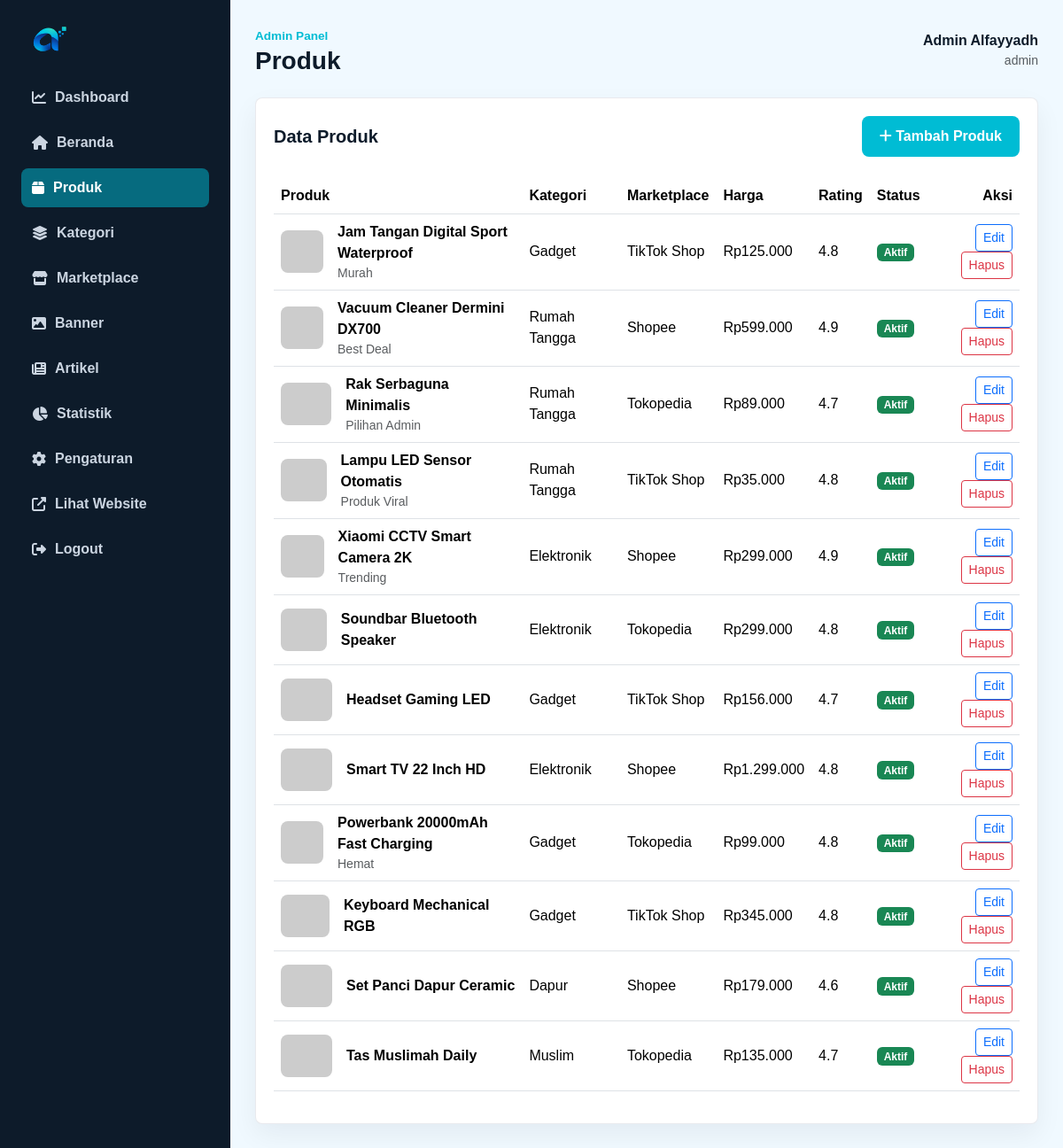
/admin/products.php (signed in), run on the app's committed database.
### tables this page shows
CREATE TABLE products (
    id INT AUTO_INCREMENT PRIMARY KEY,
    nama_produk VARCHAR(180) NOT NULL,
    kategori_id INT NULL,
    deskripsi TEXT NOT NULL,
    harga INT NOT NULL DEFAULT 0,
    gambar VARCHAR(255) NULL,
    rating DECIMAL(2,1) NOT NULL DEFAULT 0,
    review_count INT NOT NULL DEFAULT 0,
    marketplace VARCHAR(100) NOT NULL,
    link_affiliate VARCHAR(255) NOT NULL,
    status ENUM('aktif', 'draft') NOT NULL DEFAULT 'aktif',
    is_trending TINYINT(1) NOT NULL DEFAULT 0,
    is_viral TINYINT(1) NOT NULL DEFAULT 0,
    badge VARCHAR(60) NULL,
    spesifikasi TEXT NULL,
    kelebihan TEXT NULL,
    kekurangan TEXT NULL,
    created_at DATETIME NOT NULL DEFAULT CURRENT_TIMESTAMP,
    CONSTRAINT fk_products_category FOREIGN KEY (kategori_id) REFERENCES categories(id) ON DELETE SET NULL
);

CREATE TABLE categories (
    id INT AUTO_INCREMENT PRIMARY KEY,
    nama_kategori VARCHAR(100) NOT NULL,
    icon VARCHAR(100) NOT NULL
);

### includes/config.php (called while the page is built, shortened)
<?php
function app_url($path = '') {
    return BASE_URL . ltrim($path, '/');
}

### includes/db.php (called while the page is built)
<?php
require_once __DIR__ . '/config.php';
function db()
{
    static $pdo = null;
    if ($pdo instanceof PDO) {
        return $pdo;
    }
    $dsn = 'mysql:host=' . DB_HOST . ';dbname=' . DB_NAME . ';charset=' . DB_CHARSET;
    try {
        $pdo = new PDO($dsn, DB_USER, DB_PASS, [
            PDO::ATTR_ERRMODE => PDO::ERRMODE_EXCEPTION,
            PDO::ATTR_DEFAULT_FETCH_MODE => PDO::FETCH_ASSOC,
            PDO::ATTR_EMULATE_PREPARES => false,
        ]);
    } catch (PDOException $exception) {
        http_response_code(500);
        echo '<!doctype html><html lang="id"><head><meta charset="utf-8">';
        echo '<title>Koneksi database gagal</title>';
        echo '<link href="https://cdn.jsdelivr.net/npm/bootstrap@5.3.3/dist/css/bootstrap.min.css" rel="stylesheet">';
        echo '</head><body class="bg-light"><main class="container py-5">';
        echo '<div class="alert alert-danger shadow-sm"><h1 class="h4">Koneksi database gagal</h1>';
        echo '<p>Pastikan database <strong>alfayyadh_db</strong> sudah dibuat dan file SQL sudah di-import melalui phpMyAdmin.</p>';
        echo '<p class="mb-0 small text-muted">Detail: ' . htmlspecialchars($exception->getMessage(), ENT_QUOTES, 'UTF-8') . '</p></div>';
        echo '</main></body></html>';
        exit;
    }
    return $pdo;
}

### admin/products.php (the view, shortened to what this page needs)
<?php
$categories = get_categories();
$marketplaces = get_marketplaces();
$action = isset($_GET['action']) ? $_GET['action'] : 'list';
$product = null;
$offersByMarket = [];
require_once __DIR__ . '/includes/header.php';
?>
<?php if ($action === 'add' || $action === 'edit') : ?>
    <?php
    $field = function ($key, $default = '') use ($product) {
        return $product && isset($product[$key]) ? $product[$key] : $default;
    };
    ?>
    <form class="admin-card" method="post">
        <input type="hidden" name="id" value="<?= e($field('id', 0)) ?>">
        <div class="d-flex justify-content-between align-items-center mb-4">
            <h2 class="h5 fw-bold mb-0"><?= $product ? 'Edit Produk' : 'Tambah Produk' ?></h2>
            <a class="btn btn-outline-secondary" href="<?= e(app_url('admin/products.php')) ?>">Kembali</a>
        </div>
        <div class="row g-4">
            <div class="col-lg-7">
                <div class="mb-3">
                    <label class="form-label fw-bold" for="nama_produk">Nama Produk</label>
                    <input id="nama_produk" class="form-control" name="nama_produk" value="<?= e($field('nama_produk')) ?>" required>
                </div>
                <div class="row g-3">
                    <div class="col-md-6">
                        <label class="form-label fw-bold" for="kategori_id">Kategori</label>
                        <select id="kategori_id" class="form-select" name="kategori_id" required>
                            <?php foreach ($categories as $category) : ?>
                                <option value="<?= (int) $category['id'] ?>" <?= (int) $field('kategori_id') === (int) $category['id'] ? 'selected' : '' ?>>
                                    <?= e($category['nama_kategori']) ?>
                                </option>
                            <?php endforeach; ?>
                        </select>
                    </div>
                    <div class="col-md-6">
                        <label class="form-label fw-bold" for="gambar">Gambar Produk</label>
                        <?php require_once __DIR__ . '/includes/media-field.php'; echo media_field('gambar','gambar',$field('gambar'),'products','assets/uploads/products/foto.jpg'); ?>
                    </div>
                    <div class="col-md-4">
                        <label class="form-label fw-bold" for="harga">Harga Utama</label>
                        <input id="harga" class="form-control" name="harga" value="<?= e($field('harga')) ?>" required>
                    </div>
                    <div class="col-md-4">
                        <label class="form-label fw-bold" for="rating">Rating</label>
                        <input id="rating" class="form-control" type="number" step="0.1" min="0" max="5" name="rating" value="<?= e($field('rating', '4.8')) ?>">
                    </div>
                    <div class="col-md-4">
                        <label class="form-label fw-bold" for="review_count">Jumlah Review</label>
                        <input id="review_count" class="form-control" type="number" name="review_count" value="<?= e($field('review_count', '0')) ?>">
                    </div>
                </div>
                <div class="mb-3 mt-3">
                    <label class="form-label fw-bold" for="deskripsi">Deskripsi</label>
                    <textarea id="deskripsi" class="form-control" name="deskripsi" rows="5" required><?= e($field('deskripsi')) ?></textarea>
                </div>
                <div class="row g-3">
                    <div class="col-md-4">
                        <label class="form-label fw-bold" for="spesifikasi">Spesifikasi</label>
                        <textarea id="spesifikasi" class="form-control" name="spesifikasi" rows="5" placeholder="Satu poin per baris"><?= e($field('spesifikasi')) ?></textarea>
                    </div>
                    <div class="col-md-4">
                        <label class="form-label fw-bold" for="kelebihan">Kelebihan</label>
                        <textarea id="kelebihan" class="form-control" name="kelebihan" rows="5" placeholder="Satu poin per baris"><?= e($field('kelebihan')) ?></textarea>
                    </div>
                    <div class="col-md-4">
                        <label class="form-label fw-bold" for="kekurangan">Kekurangan</label>
                        <textarea id="kekurangan" class="form-control" name="kekurangan" rows="5" placeholder="Satu poin per baris"><?= e($field('kekurangan')) ?></textarea>
                    </div>
                </div>
            </div>
            <div class="col-lg-5">
                <div class="row g-3">
                    <div class="col-md-6">
                        <label class="form-label fw-bold" for="marketplace">Marketplace Utama</label>
                        <select id="marketplace" class="form-select" name="marketplace">
                            <?php foreach ($marketplaces as $marketplaceRow) : ?>
                                <option value="<?= e($marketplaceRow['nama_marketplace']) ?>" <?= $field('marketplace', 'Shopee') === $marketplaceRow['nama_marketplace'] ? 'selected' : '' ?>>
                                    <?= e($marketplaceRow['nama_marketplace']) ?>
                                </option>
                            <?php endforeach; ?>
                        </select>
                    </div>
                    <div class="col-md-6">
                        <label class="form-label fw-bold" for="status">Status</label>
                        <select id="status" class="form-select" name="status">
                            <option value="aktif" <?= $field('status', 'aktif') === 'aktif' ? 'selected' : '' ?>>Aktif</option>
                            <option value="draft" <?= $field('status') === 'draft' ? 'selected' : '' ?>>Draft</option>
                        </select>
                    </div>
                </div>
                <div class="mb-3 mt-3">
                    <label class="form-label fw-bold" for="link_affiliate">Link Affiliate Utama</label>
                    <input id="link_affiliate" class="form-control" name="link_affiliate" value="<?= e($field('link_affiliate')) ?>" placeholder="https://..." required>
                </div>
                <div class="mb-3">
                    <label class="form-label fw-bold" for="badge">Badge</label>
                    <input id="badge" class="form-control" name="badge" value="<?= e($field('badge')) ?>" placeholder="Trending, Viral, Best Deal">
                </div>
                <div class="d-flex gap-4 mb-4">
                    <div class="form-check">
                        <input class="form-check-input" type="checkbox" name="is_trending" id="is_trending" <?= (int) $field('is_trending') === 1 ? 'checked' : '' ?>>
                        <label class="form-check-label" for="is_trending">Trending</label>
                    </div>
                    <div class="form-check">
                        <input class="form-check-input" type="checkbox" name="is_viral" id="is_viral" <?= (int) $field('is_viral') === 1 ? 'checked' : '' ?>>
                        <label class="form-check-label" for="is_viral">Viral</label>
                    </div>
                </div>
                <h3 class="h6 fw-bold">Harga dan Link Marketplace</h3>
                <p class="text-muted small">Isi minimal satu marketplace agar halaman detail dan perbandingan harga aktif.</p>
                <?php foreach ($marketplaces as $marketplaceRow) : ?>
                    <?php $offer = isset($offersByMarket[(int) $marketplaceRow['id']]) ? $offersByMarket[(int) $marketplaceRow['id']] : null; ?>
                    <div class="border rounded-3 p-3 mb-3">
                        <div class="fw-bold mb-2"><i class="<?= e($marketplaceRow['logo']) ?>"></i> <?= e($marketplaceRow['nama_marketplace']) ?></div>
                        <div class="row g-2">
                            <div class="col-md-4">
                                <input class="form-control" name="offer_price[<?= (int) $marketplaceRow['id'] ?>]" value="<?= e($offer ? $offer['harga'] : '') ?>" placeholder="Harga">
                            </div>
                            <div class="col-md-8">
                                <input class="form-control" name="offer_link[<?= (int) $marketplaceRow['id'] ?>]" value="<?= e($offer ? $offer['link_affiliate'] : '') ?>" placeholder="Link affiliate">
                            </div>
                        </div>
                    </div>
                <?php endforeach; ?>
                <button class="btn btn-affiliate w-100" type="submit">Simpan Produk</button>
            </div>
        </div>
    </form>
<?php else : ?>
    <?php
    $products = fetch_all(
        'SELECT p.*, c.nama_kategori
         FROM products p
         LEFT JOIN categories c ON c.id = p.kategori_id
         ORDER BY p.created_at DESC'
    );
    ?>
    <div class="admin-card">
        <div class="d-flex justify-content-between align-items-center mb-4">
            <h2 class="h5 fw-bold mb-0">Data Produk</h2>
            <a class="btn btn-affiliate" href="<?= e(app_url('admin/products.php?action=add')) ?>"><i class="fa-solid fa-plus"></i> Tambah Produk</a>
        </div>
        <div class="table-responsive">
            <table class="table align-middle admin-table">
                <thead>
                    <tr>
                        <th>Produk</th>
                        <th>Kategori</th>
                        <th>Marketplace</th>
                        <th>Harga</th>
                        <th>Rating</th>
                        <th>Status</th>
                        <th class="text-end">Aksi</th>
                    </tr>
                </thead>
                <tbody>
                    <?php foreach ($products as $item) : ?>
                        <tr>
                            <td>
                                <div class="d-flex align-items-center gap-3">
                                    <img src="<?= e(product_image($item['gambar'])) ?>" alt="<?= e($item['nama_produk']) ?>">
                                    <div>
                                        <strong><?= e($item['nama_produk']) ?></strong>
                                        <div class="text-muted small"><?= e($item['badge']) ?></div>
                                    </div>
                                </div>
                            </td>
                            <td><?= e($item['nama_kategori']) ?></td>
                            <td><?= e($item['marketplace']) ?></td>
                            <td><?= rupiah($item['harga']) ?></td>
                            <td><?= e($item['rating']) ?></td>
                            <td><?= admin_badge_status($item['status']) ?></td>
                            <td class="text-end">
                                <a class="btn btn-sm btn-outline-primary" href="<?= e(app_url('admin/products.php?action=edit&id=' . (int) $item['id'])) ?>">Edit</a>
                                <a class="btn btn-sm btn-outline-danger" data-confirm="Hapus produk ini?" href="<?= e(app_url('admin/products.php?delete=' . (int) $item['id'])) ?>">Hapus</a>
                            </td>
                        </tr>
                    <?php endforeach; ?>
                </tbody>
            </table>
        </div>
    </div>
<?php endif; ?>
<?php require_once __DIR__ . '/includes/footer.php'; ?>

### includes/functions.php (shortened to what this page needs)
<?php
require_once __DIR__ . '/db.php';
function e($value)
{
    return htmlspecialchars((string) $value, ENT_QUOTES, 'UTF-8');
}
function rupiah($number)
{
    return 'Rp' . number_format((float) $number, 0, ',', '.');
}
function fetch_all($sql, $params = [])
{
    $stmt = db()->prepare($sql);
    $stmt->execute($params);
    return $stmt->fetchAll();
}
function product_image($src)
{
    if ($src) {
        if (preg_match('/^https?:\/\//i', $src) || strpos($src, '/') === 0) {
            return $src;
        }
        return app_url($src);
    }
    return 'https://placehold.co/640x640/f5f7fb/111827?text=Alfayyadh.ID';
}
    ?>
    <?php
function admin_badge_status($status)
{
    return $status === 'aktif'
        ? '<span class="badge text-bg-success">Aktif</span>'
        : '<span class="badge text-bg-secondary">Draft</span>';
}

### assets/css/style.css (style rules this page uses)
:root { --primary: #00bcd4; --primary-dark: #0097a7; --primary-light: #b2ebf2; --primary-rgb: 0, 188, 212; --secondary: #006994; --secondary-dark: #004d6b; --secondary-light: #e0f7fa; --accent: #00e5ff; --accent-dark: #00b8d4; --success: #10b981; --warning: #f59e0b; --danger: #ef4444; --info: #06b6d4; --ink: #0d1b2a; --muted: #64748b; --line: #e2e8f0; --surface: #ffffff; --soft: #f0f9ff; --shadow: 0 16px 40px rgba(13, 27, 42, 0.08); --shadow-glow: 0 0 32px rgba(0, 188, 212, 0.2); }
* { box-sizing: border-box; }
body { margin: 0; background: #f7f8fb; color: var(--ink); font-family: Arial, Helvetica, sans-serif; }
a { color: inherit; text-decoration: none; }
img { max-width: 100%; display: block; }
.btn-hero, .btn-affiliate { border: 0; border-radius: 8px; background: var(--primary); color: #fff; font-weight: 800; padding: 11px 20px; }
.product-card, .category-tile, .viral-card, .article-card, .filter-panel, .detail-panel, .compare-card, .admin-card { position: relative; border: 1px solid rgba(229, 231, 235, 0.85); border-radius: 8px; background: var(--surface); box-shadow: 0 12px 30px rgba(17, 24, 39, 0.06); }
.admin-body { min-height: 100vh; background: var(--soft); }
.admin-card { padding: 20px; }
.admin-table img { width: 58px; height: 48px; object-fit: cover; border-radius: 8px; }

### data on the page
products: nama_produk "Jam Tangan Digital Sport Waterproof", badge "Murah", kategori.nama_kategori "Gadget", marketplace "TikTok Shop", harga "Rp125.000", rating "4.8", status "Aktif"
products: nama_produk "Vacuum Cleaner Dermini DX700", badge "Best Deal", kategori.nama_kategori "Rumah Tangga", marketplace "Shopee", harga "Rp599.000", rating "4.9", status "Aktif"
products: nama_produk "Rak Serbaguna Minimalis", badge "Pilihan Admin", kategori.nama_kategori "Rumah Tangga", marketplace "Tokopedia", harga "Rp89.000", rating "4.7", status "Aktif"
products: nama_produk "Lampu LED Sensor Otomatis", badge "Produk Viral", kategori.nama_kategori "Rumah Tangga", marketplace "TikTok Shop", harga "Rp35.000", rating "4.8", status "Aktif"
products: nama_produk "Xiaomi CCTV Smart Camera 2K", badge "Trending", kategori.nama_kategori "Elektronik", marketplace "Shopee", harga "Rp299.000", rating "4.9", status "Aktif"
products: nama_produk "Soundbar Bluetooth Speaker", kategori.nama_kategori "Elektronik", marketplace "Tokopedia", harga "Rp299.000", rating "4.8", status "Aktif"
products: nama_produk "Headset Gaming LED", kategori.nama_kategori "Gadget", marketplace "TikTok Shop", harga "Rp156.000", rating "4.7", status "Aktif"
products: nama_produk "Smart TV 22 Inch HD", kategori.nama_kategori "Elektronik", marketplace "Shopee", harga "Rp1.299.000", rating "4.8", status "Aktif"
products: nama_produk "Powerbank 20000mAh Fast Charging", badge "Hemat", kategori.nama_kategori "Gadget", marketplace "Tokopedia", harga "Rp99.000", rating "4.8", status "Aktif"
products: nama_produk "Keyboard Mechanical RGB", kategori.nama_kategori "Gadget", marketplace "TikTok Shop", harga "Rp345.000", rating "4.8", status "Aktif"
products: nama_produk "Set Panci Dapur Ceramic", kategori.nama_kategori "Dapur", marketplace "Shopee", harga "Rp179.000", rating "4.6", status "Aktif"
products: nama_produk "Tas Muslimah Daily", kategori.nama_kategori "Muslim", marketplace "Tokopedia", harga "Rp135.000", rating "4.7", status "Aktif"

### other printed values
$adminTitle "Produk"
$admin['nama'] "Admin Alfayyadh"
$admin['role'] "admin"
